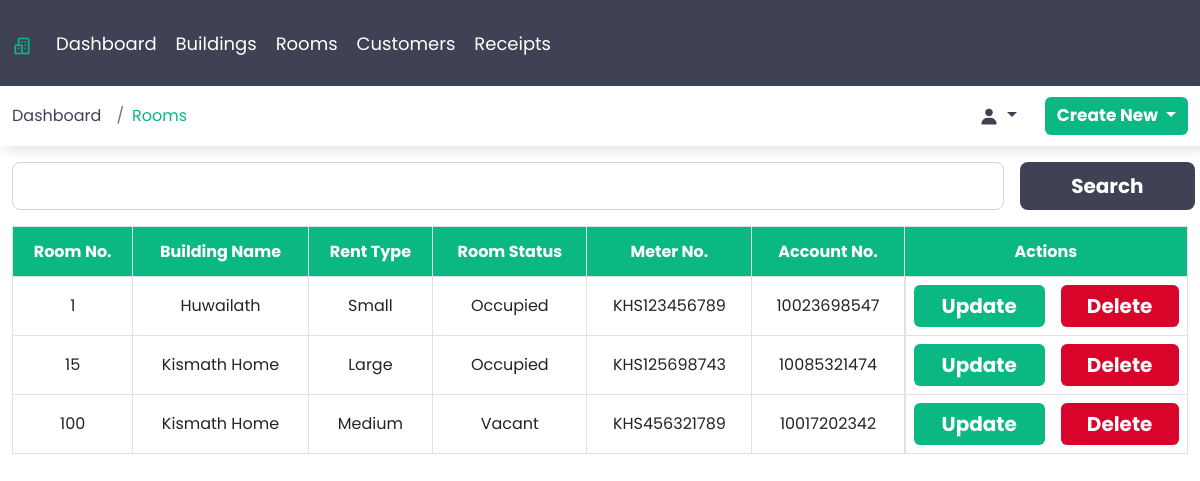
/rooms (signed in), run on the app's committed database.
### webapp/models.py (models this page shows, shortened)
class Room(models.Model):
    room_number = models.IntegerField()
    building_name = models.ForeignKey(Building, on_delete=models.CASCADE)
    room_type = models.ForeignKey(RoomType, on_delete=models.DO_NOTHING)
    room_status = models.ForeignKey(RoomStatus, on_delete=models.DO_NOTHING)
    meter_number = models.CharField(max_length=16)
    account_number = models.IntegerField()
    class Meta:
        verbose_name_plural = 'Rooms'

class Building(models.Model):
    building_name = models.CharField(max_length=50)
    name_of_owner = models.CharField(max_length=50)
    building_type = models.ForeignKey(BuildingType, on_delete=models.CASCADE)
    number_of_rooms = models.IntegerField()
    mobile_number = models.IntegerField()
    current_lease_period = models.DateField()
    class Meta:
        verbose_name_plural = 'Buildings'
    def __str__ (self):
        return self.building_name

class RoomType(models.Model):
    room_type = models.CharField(max_length=50)
    class Meta:
        verbose_name_plural = 'Room Type'
    def __str__ (self):
        return self.room_type

class RoomStatus(models.Model):
    room_status = models.CharField(max_length=50)
    class Meta:
        verbose_name_plural = 'Room Status'
    def __str__ (self):
        return self.room_status

### webapp/views.py (the view)
# urls.py: path('rooms', views.RoomsView, name='rooms'),
@login_required()
def RoomsView(request):
    rooms = Room.objects.all()
    return render(request, 'rooms.html', {'context':'Rooms', 'rooms':rooms})

### templates/rooms.html (shortened to what this page needs)
{% extends 'base.html' %}
{% load static %}
{% block content %}
    <div class="container-fluid">
        <div class="sub-box">
            <div class="row">
                <div class="col-sm-12 mt-3">
                    <div class="row">
                        <div class="col-sm-12 col-md-12 col-lg-12 col-xl-12 col-xxl-12 search-col">
                            <form action="" class="d-flex gap-3">
                                <input type="text" class="form-control form-control-lg" id="search" >
                                <button type="submit" class="btn btn-lg search">Search</button>
                            </form>
                        </div>
                    </div>
                </div>
                <div class="col-sm-12 mt-3 table-responsive">
                    <table class="table table-hover table-bordered text-center ">
                        <thead>
                            <tr>
                            <th scope="col" class="align-middle">Room No.</th>
                            <th scope="col" class="align-middle">Building Name</th>
                            <th scope="col" class="align-middle">Rent Type</th>
                            <th scope="col" class="align-middle">Room Status</th>
                            <th scope="col" class="align-middle">Meter No.</th>
                            <th scope="col" class="align-middle">Account No.</th>
                            <th scope="col" class="align-middle">Actions</th>
                            </tr>
                        </thead>
                        <tbody>
                            {% for room in rooms %}
                                <tr>
                                <td class="align-middle">{{room.room_number}}</td>
                                <td class="align-middle">{{room.building_name}}</td>
                                <td class="align-middle">{{room.room_type}}</td>
                                <td class="align-middle">{{room.room_status}}</td>
                                <td class="align-middle">{{room.meter_number}}</td>
                                <td class="align-middle">{{room.account_number}}</td>
                                <td class="d-flex justify-content-between gap-3">
                                    <a href="{% url 'update_room' room.id %}" class="btn update">Update</a>
                                    <form action="{% url 'delete_room' room.id %}" method="post">
                                        <input type="submit" value="Delete" class="btn delete">
                                    </form>
                                </td>
                                </tr>
                            {% endfor %}
                        </tbody>
                    </table>
                </div>
            </div>
        </div>
    </div>
{% endblock %}

### static/css/style.css (style rules this page uses)
* { margin:0; padding: 0; box-sizing: border-box; }
:root { --font-primary: "Poppins", sans-serif; }
:root { --weight-700: 700; }
:root { --color-primary: #0bb783; --color-secondary: #3f4254; --color-white: white; }
body { font-family: var(--font-primary); }
a { text-decoration: none; color: var(--color-secondary)s; }
form { width: 100%; z-index: 100; }
.btn { background-color: var(--color-primary); color: var(--color-white); width: 100%; font-weight: 700; font-size: 25px; font-family: var(--font-primary); border: none; }
.btn.delete { font-size: 20px; background-color: #d90429; }
.btn.update { font-size: 20px; background-color: var(--color-primary); }
#search { width: 90%; }
.btn.search { width: 10%; font-size: 20px; background-color: var(--color-secondary); }
.search-col { padding-right: 5px; }
thead { background-color: var(--color-primary); color: var(--color-white); font-family: var(--font-primary); height: 50px; }
@media screen and (max-width: 1920px) { .btn.delete { width: 100%; } }
@media screen and (max-width: 1920px) { .btn.update { width: 100%; } }
@media screen and (max-width: 1920px) { #search { width: 82%; } }
@media screen and (max-width: 1920px) { .btn.search { width: 18%; } }
@media screen and (max-width: 1400px) { .btn.delete { width: 100%; } }
@media screen and (max-width: 1400px) { .btn.update { width: 100%; } }
@media screen and (max-width: 1400px) { #search { width: 82%; } }
@media screen and (max-width: 1400px) { .btn.search { width: 18%; } }
@media screen and (max-width: 1200px) { .btn.delete { width: 100%; } }
@media screen and (max-width: 1200px) { .btn.update { width: 100%; } }
@media screen and (max-width: 1200px) { #search { width: 85%; } }
@media screen and (max-width: 1200px) { .btn.search { width: 15%; } }

### data on the page
Room: room_number "1", building_name "Huwailath", room_type "Small", room_status "Occupied", meter_number "KHS123456789", account_number "10023698547"
Room: room_number "15", building_name "Kismath Home", room_type "Large", room_status "Occupied", meter_number "KHS125698743", account_number "10085321474"
Room: room_number "100", building_name "Kismath Home", room_type "Medium", room_status "Vacant", meter_number "KHS456321789", account_number "10017202342"

### other printed values
{{ context }} "Rooms"
